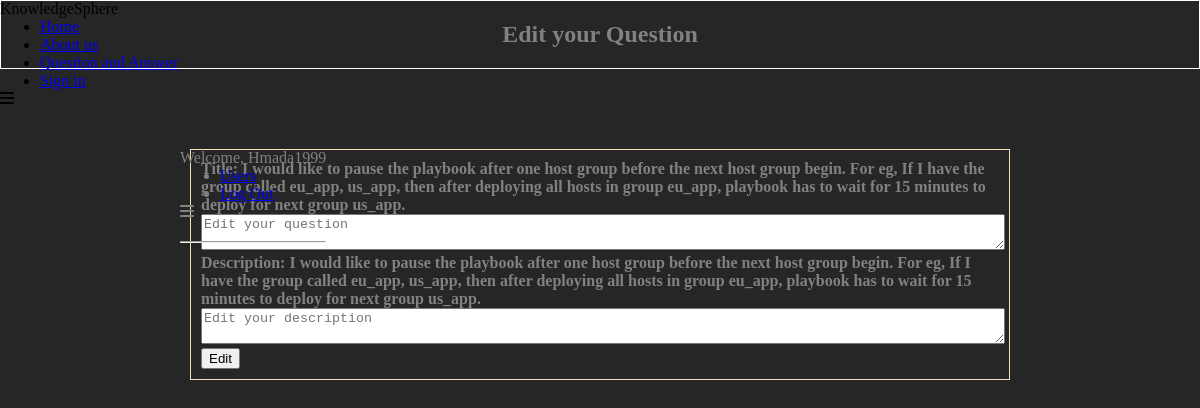
The page /displayEditFromQuestion/18 (signed in) on the database its author committed.
### soloapp/models.py (models this page shows)
class User(models.Model):
    username = models.CharField(max_length=255)
    email = models.CharField(max_length=255)
    password = models.CharField(max_length=255)
    created_at = models.DateTimeField(auto_now_add=True)
    updated_at = models.DateTimeField(auto_now=True)
    objects = UserManager()

class Question(models.Model):
    message_text = models.TextField()
    desc = models.TextField()
    user = models.ForeignKey(User, related_name='messages', on_delete = models.CASCADE)
    created_at = models.DateTimeField(auto_now_add=True)
    updated_at = models.DateTimeField(auto_now=True)

### soloapp/views.py (the view)
# urls.py: path('displayEditFromQuestion/<question_id>', views.displayEditFromQuestion),
def displayEditFromQuestion(request, question_id):
    content = {
        'user' : User.objects.get(id=request.session['user']),
        'questions' : Question.objects.get(id=question_id),
    }
    return render(request, 'displayEditFromQuestion.html', content)

### soloapp/templates/displayEditFromQuestion.html (shortened to what this page needs)
<!DOCTYPE html>
<html lang="en">
<head>
    {% load static %}
    <link rel="stylesheet" href="{% static 'css/answer.css' %}">
    <link rel="stylesheet" href="https://cdnjs.cloudflare.com/ajax/libs/font-awesome/4.7.0/css/font-awesome.min.css">
</head>
<body>
    <main>
        <nav>
            <label class="logo">KnowledgeSphere</label>
            <ul>
                <li><a href="/" class="active">Home</a></li>
                <li><a href="/displayAboutUs">About us</a></li>
                <li><a href="/displayAllQuestion">Question and Answer</a></li>
                <li><a href="/signin">Sign in</a></li>
            </ul>
            <label id="icon">
                <i class="fa fa-bars"></i>
            </label>
        </nav>
        <section>
            <header>
                <div>
                    <h1>Edit your Question</h1>
                </div>
            </header>
        </section>
        <div class="container">
            <div class="content">
                <nav>
                    <label class="logo">Welcome, {{user.username}}</label>
                    <ul>
                        <li><a href="/displayUsers">Users</a></li>
                        <li><a href="/distroy">Log Out</a></li>
                    </ul>
                    <label id="icon">
                        <i class="fa fa-bars"></i>
                    </label>
                    <hr>
                </nav>
                <div class="questionForm">
                    <div class="box">
                        <form action="/editQuestion/{{questions.id}}" method="post">
                            <h4>Title: {{questions.message_text}}</h4>
                            <textarea type="text" name="message_text" placeholder="Edit your question"></textarea>
                            <h4>Description: {{questions.desc}}</h4>
                            <textarea type="text" name="desc" placeholder="Edit your description"></textarea>
                            <input type="submit" value="Edit" class="submit">
                        </form>
                    </div>
                </div>
            </div>
        </div>
    </main>

### soloapp/static/css/answer.css (style rules this page uses)
* { margin: 0px; }
body { background-color: #262626; display: flex; }
.container { position: relative; }
nav { height: 100%; position: absolute; }
header { display: flex; justify-content: center; border: white 1px solid; }
header h1 { margin: 10px; padding: 10px 10px; color: #818181; }
hr { margin: 20px 0px ; }
.container { width: 70%; color: #818181; margin: 5% auto; padding: 10px; }
.box { border: 1px solid wheat; padding: 10px; margin: 10px; }
textarea { width: 100%; }

### rows shown on the page
User: username "Hmada1999"
Question: message_text "I would like to pause the playbook after one host group before the next host group begin. For eg, If I have the group called eu_app, us_app, then after deploying all hosts in group eu_app, playbook has to wait for 15 minutes to deploy for next group us_app.", desc "I would like to pause the playbook after one host group before the next host group begin. For eg, If I have the group called eu_app, us_app, then after deploying all hosts in group eu_app, playbook has to wait for 15 minutes to deploy for next group us_app."
